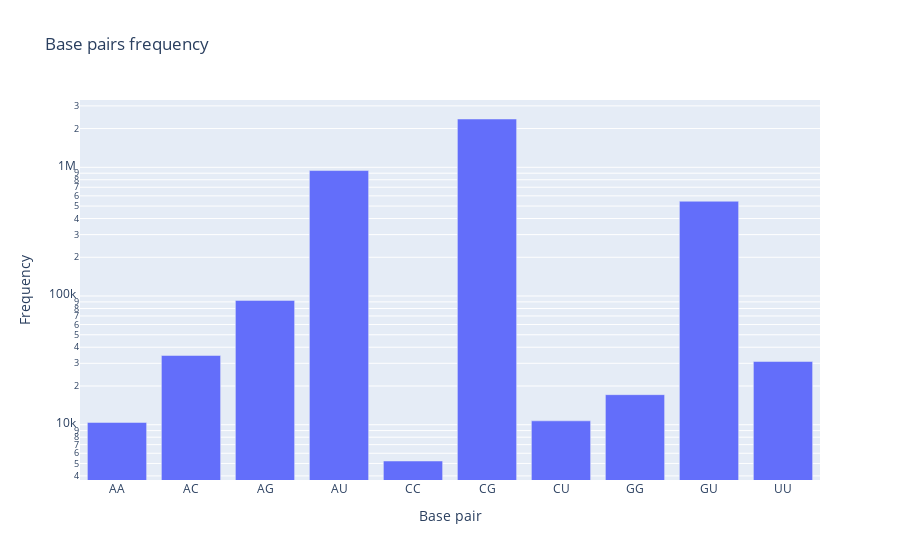

Notebook source saved alongside this figure:
### Code cell
import plotly.graph_objects as go

unique_base_pairs, counts = np.unique(all_base_pairs, return_counts=True)

fig = go.Figure(data=[go.Bar(x=unique_base_pairs, y=counts)])
fig.update_layout(title='Base pairs frequency', xaxis_title='Base pair', yaxis_title='Frequency')
fig.update_yaxes(type="log")
fig.show()

### Figure 1 — Plotly figure (JSON) as saved in the notebook; plotly's stock layout.template omitted (floating-point values rounded to 4 significant figures)
{"data": [{"type": "bar", "x": ["AA", "AC", "AG", "AU", "CC", "CG", "CU", "GG", "GU", "UU"], "y": [10416, 34523, 92471, 943569, 5225, 2373086, 10718, 17122, 544813, 30972]}], "layout": {"title": {"text": "Base pairs frequency"}, "xaxis": {"title": {"text": "Base pair"}}, "yaxis": {"title": {"text": "Frequency"}, "type": "log"}}}
